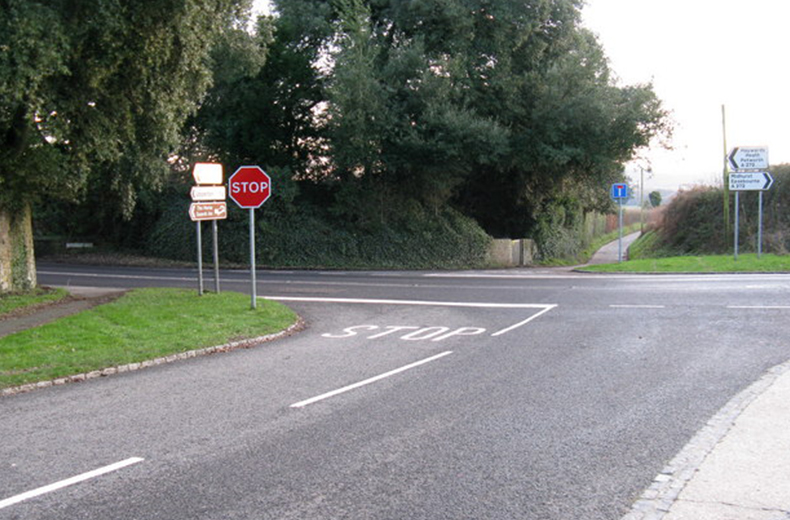
#> input picture lab_1/data/Lab1/task4/original_image.jpg, 790 x 520 px, found by its file name
$ jupyter execute task4_code.ipynb
#> lines starting #> are read from the running program, lines starting #| are printed output that depends on the picture
[cell 1]
import cv2
import matplotlib.pyplot as plt
import numpy as np

original_color = cv2.imread(r'data\Lab1\task4\original_image.jpg')  # Load as BGR by default
#> original_color is the input picture: shape (520, 790, 3); mean B, G, R 121.8, 126.1, 122.9
template_color = cv2.imread(r'data\Lab1\task4\template.png')        # Load as BGR by default
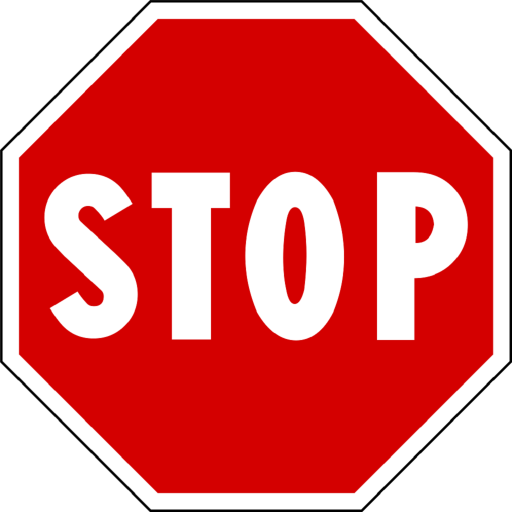
#> input picture lab_1/data/Lab1/task4/template.png, 1024 x 1024 px, found by its file name (shown at 1/2 size)
#> template_color is the input picture: shape (1024, 1024, 3); mean B, G, R 107.2, 107.2, 226.6

# Convert to grayscale
original = cv2.cvtColor(original_color, cv2.COLOR_BGR2GRAY)
template = cv2.cvtColor(template_color, cv2.COLOR_BGR2GRAY)

#Template too big, scale it down
def scale_template(template,scale_factor):
#> called with scale_factor = 0.1
    new_width = int(template.shape[1] * scale_factor)
#> new_width = 102
    new_height = int(template.shape[0] * scale_factor)
#> new_height = 102
    return cv2.resize(template, (new_width, new_height))
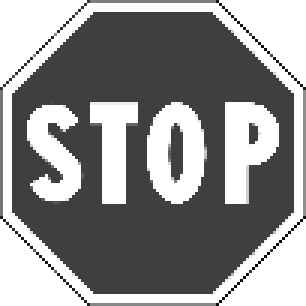
#> returned value: shape (102, 102) (shown 3 times larger); min 5, max 255, mean 143.8

template = scale_template(template,0.1)
#Perform template matching
result = cv2.matchTemplate(original, template, cv2.TM_CCOEFF_NORMED)
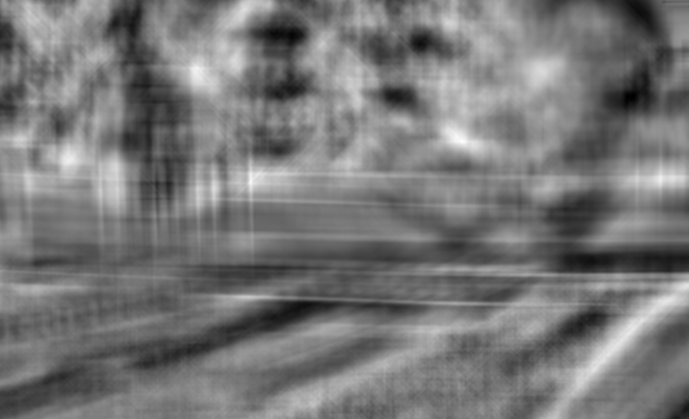
#> result: shape (419, 689) float32; min -0.267, max 0.314, mean 0.00481; drawn with min black and max white

#Location of the highest match
min_val, max_val, min_loc, max_loc = cv2.minMaxLoc(result)
#> min_val = -0.267; max_val = 0.314; min_loc = (633, 96); max_loc = (462, 141)

top_left = max_loc
#> top_left = (462, 141)
h, w = template.shape
#> h = 102; w = 102


#Draw a rectangle around it
bottom_right = (top_left[0] + w, top_left[1] + h)
#> bottom_right = (564, 243)
matched_image = cv2.cvtColor(original, cv2.COLOR_GRAY2BGR)
cv2.rectangle(matched_image, top_left, bottom_right, (0, 255, 0), 2)
#> matched_image: shape (520, 790, 3); mean B, G, R 124.5, 125.2, 124.5

plt.figure(figsize=(10, 5))
plt.imshow(matched_image, cmap='gray')
plt.title('Template Matching Result')
plt.axis('off')
plt.show()

[cell 2]
#Not very good... Lets try to morphologically change the picture


# For example, using morphological gradient to emphasize edges
original_color = cv2.imread(r'data\Lab1\task4\original_image.jpg')  # Load as BGR by default
template_color = cv2.imread(r'data\Lab1\task4\template.png')        # Load as BGR by default

# Convert to grayscale
original = cv2.cvtColor(original_color, cv2.COLOR_BGR2GRAY)
template = cv2.cvtColor(template_color, cv2.COLOR_BGR2GRAY)

template = scale_template(template,0.1)
kernel = np.ones((5, 5), np.uint8)

# Apply Morphological Gradient to both images
original_gradient = cv2.morphologyEx(original, cv2.MORPH_GRADIENT, kernel)
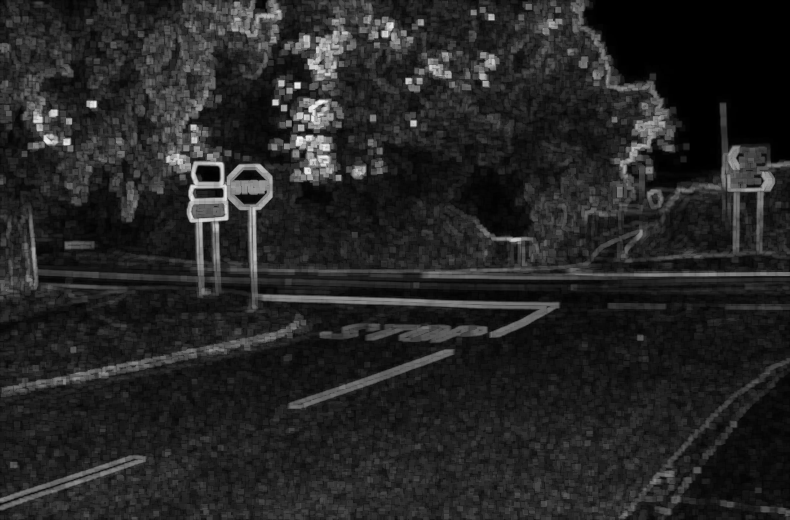
#> original_gradient: shape (520, 790); min 0, max 244, mean 37.4
template_gradient = cv2.morphologyEx(template, cv2.MORPH_GRADIENT, kernel)
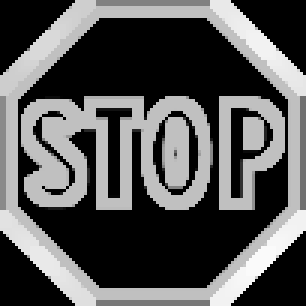
#> template_gradient: shape (102, 102) (shown 3 times larger); min 0, max 250, mean 86.7

#Perform template matching
result_morph = cv2.matchTemplate(original_gradient, template_gradient, cv2.TM_CCOEFF_NORMED)
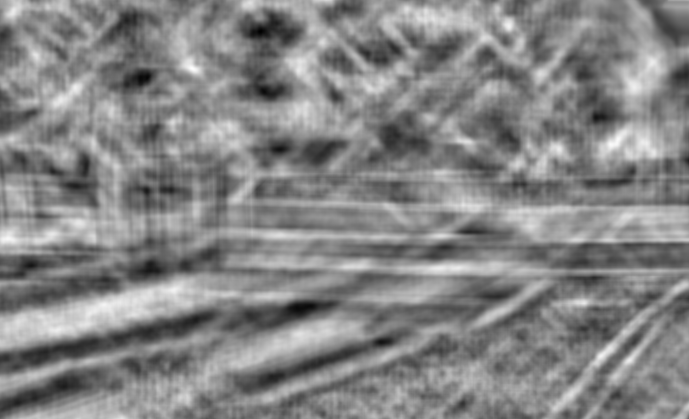
#> result_morph: shape (419, 689) float32; min -0.238, max 0.215, mean -0.00166; drawn with min black and max white

#Location of the highest match
min_val, max_val, min_loc, max_loc = cv2.minMaxLoc(result_morph)
#> min_val = -0.238; max_val = 0.215; min_loc = (260, 31); max_loc = (192, 68)

top_left = max_loc
#> top_left = (192, 68)
h, w = template.shape

bottom_right = (top_left[0] + w, top_left[1] + h)
#> bottom_right = (294, 170)
matched_image = cv2.cvtColor(original, cv2.COLOR_GRAY2BGR)
cv2.rectangle(matched_image, top_left, bottom_right, (0, 255, 0), 2)
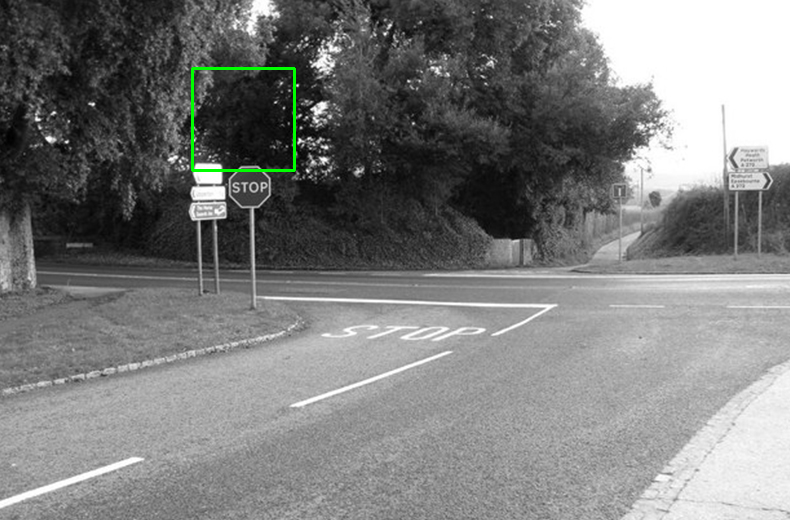
#> matched_image: shape (520, 790, 3); mean B, G, R 124.4, 125.2, 124.4

plt.figure(figsize=(10, 5))
plt.imshow(matched_image, cmap='gray')
plt.title('Template Matching Result, with morphological gradient')
plt.axis('off')
plt.show()

[cell 3]
#Or using Opening (erosion followed by dilation)
original_color = cv2.imread(r'data\Lab1\task4\original_image.jpg')  # Load as BGR by default
template_color = cv2.imread(r'data\Lab1\task4\template.png')        # Load as BGR by default

# Convert to grayscale
original = cv2.cvtColor(original_color, cv2.COLOR_BGR2GRAY)
template = cv2.cvtColor(template_color, cv2.COLOR_BGR2GRAY)

template = scale_template(template,0.1)
kernel = np.ones((5, 5), np.uint8)

# Apply Opening (erosion followed by dilation)
original_opened = cv2.morphologyEx(original, cv2.MORPH_OPEN, kernel)
template_opened = cv2.morphologyEx(template, cv2.MORPH_OPEN, kernel)
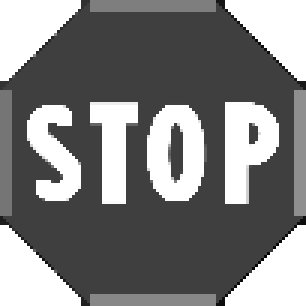
#> template_opened: shape (102, 102) (shown 3 times larger); min 5, max 255, mean 126.7

#Perform template matching
result_morph = cv2.matchTemplate(original_opened, template_opened, cv2.TM_CCOEFF_NORMED)
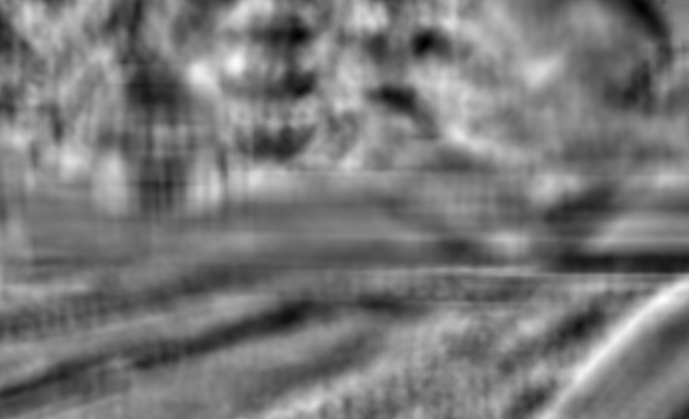
#> result_morph: shape (419, 689) float32; min -0.273, max 0.319, mean 0.0078; drawn with min black and max white

#Location of the highest match
min_val, max_val, min_loc, max_loc = cv2.minMaxLoc(result_morph)
#> min_val = -0.273; max_val = 0.319; min_loc = (425, 42); max_loc = (662, 299)

top_left = max_loc
#> top_left = (662, 299)
h, w = template.shape

bottom_right = (top_left[0] + w, top_left[1] + h)
#> bottom_right = (764, 401)
matched_image = cv2.cvtColor(original, cv2.COLOR_GRAY2BGR)
cv2.rectangle(matched_image, top_left, bottom_right, (0, 255, 0), 2)
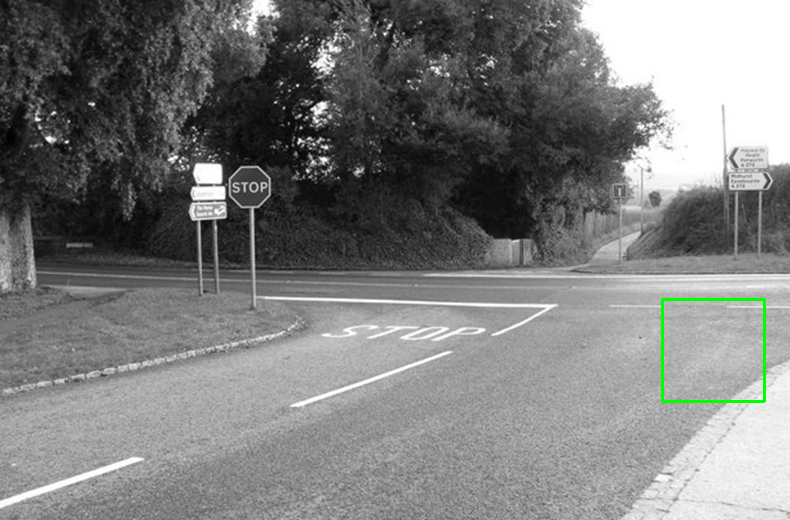
#> matched_image: shape (520, 790, 3); mean B, G, R 124.1, 124.9, 124.1

plt.figure(figsize=(10, 5))
plt.imshow(matched_image, cmap='gray')
plt.title('Template Matching Result, with "Opening"')
plt.axis('off')
plt.show()
